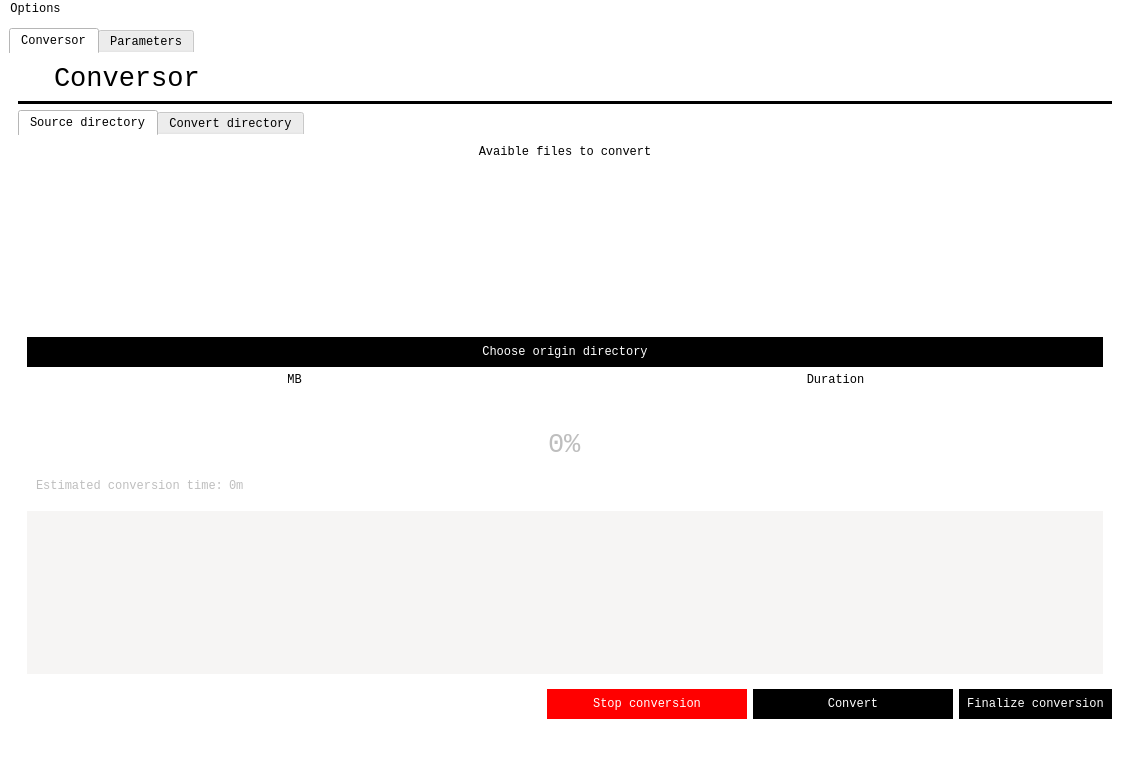
<?xml version="1.0" encoding="UTF-8"?>
<ui version="4.0">
 <class>MainWindow</class>
 <widget class="QMainWindow" name="MainWindow">
  <property name="geometry">
   <rect>
    <x>0</x>
    <y>0</y>
    <width>1130</width>
    <height>759</height>
   </rect>
  </property>
  <property name="windowTitle">
   <string>MainWindow</string>
  </property>
  <property name="styleSheet">
   <string notr="true">QMainWindow,QFrame,QTabWidget,QWidget {
	font-family: mono;
	background: white;
}
QPushButton
{
	background: black;
	color: white;
	
	padding: 8px;
    border-width: 5px;
    border-radius: 0px solid;
    border-color: black;
}
QPushButton::pressed
{	
	background: white;
	color: black;
}
QPushButton::hover
{	
	background: rgb(100, 100, 100);
}
QTextEdit
{
	background: white;
}
QFrame {
	border: 0px;
	padding: 0px;
	margin: 0px;
}
QTreeView
{
	background: rgb(226, 226, 226)
}
QTabWidget
{
	border-radius: 0px;
	padding: 0px;
}

QTableWidget {
	padding: 10px;
}

QHeaderView::section {
    background-color: #000000;
    padding: 2px;
    border: 0px solid;
    font-size: 10pt;
	color: white;
}


QTableWidget {
    gridline-color: #fffff8;
    font-size: 12pt;
}

QTableWidget QTableCornerButton::section {
    background-color: #000000;
    border: 0px solid;
	color: white;
    padding: 2px;
}
QTableWidget QTableWidgetItem {
	padding: 3px;
	text-align: center;
}
</string>
  </property>
  <widget class="QWidget" name="centralwidget">
   <layout class="QGridLayout" name="gridLayout_2">
    <item row="0" column="1">
     <widget class="QTabWidget" name="tabWidget">
      <property name="currentIndex">
       <number>0</number>
      </property>
      <widget class="QWidget" name="conversio">
       <attribute name="title">
        <string>Conversor</string>
       </attribute>
       <layout class="QGridLayout" name="gridLayout_3">
        <item row="0" column="0">
         <layout class="QVBoxLayout" name="verticalLayout">
          <item>
           <layout class="QHBoxLayout" name="convertTitle">
            <item>
             <widget class="QLabel" name="label_7">
              <property name="sizePolicy">
               <sizepolicy hsizetype="Fixed" vsizetype="Fixed">
                <horstretch>30</horstretch>
                <verstretch>30</verstretch>
               </sizepolicy>
              </property>
              <property name="maximumSize">
               <size>
                <width>30</width>
                <height>30</height>
               </size>
              </property>
              <property name="text">
               <string/>
              </property>
              <property name="pixmap">
               <pixmap>arrow.png</pixmap>
              </property>
              <property name="scaledContents">
               <bool>true</bool>
              </property>
              <property name="wordWrap">
               <bool>false</bool>
              </property>
             </widget>
            </item>
            <item>
             <widget class="QLabel" name="label_3">
              <property name="sizePolicy">
               <sizepolicy hsizetype="Preferred" vsizetype="Fixed">
                <horstretch>0</horstretch>
                <verstretch>0</verstretch>
               </sizepolicy>
              </property>
              <property name="font">
               <font>
                <family>mono</family>
                <pointsize>20</pointsize>
                <italic>false</italic>
                <underline>false</underline>
               </font>
              </property>
              <property name="styleSheet">
               <string notr="true">* {
	padding: 0px;
}</string>
              </property>
              <property name="text">
               <string>Conversor</string>
              </property>
              <property name="alignment">
               <set>Qt::AlignLeading|Qt::AlignLeft|Qt::AlignVCenter</set>
              </property>
             </widget>
            </item>
           </layout>
          </item>
          <item>
           <widget class="Line" name="line">
            <property name="sizePolicy">
             <sizepolicy hsizetype="Expanding" vsizetype="Fixed">
              <horstretch>0</horstretch>
              <verstretch>0</verstretch>
             </sizepolicy>
            </property>
            <property name="styleSheet">
             <string notr="true">* {
	background-color: rgb(0, 0, 0);
}</string>
            </property>
            <property name="orientation">
             <enum>Qt::Horizontal</enum>
            </property>
           </widget>
          </item>
          <item>
           <widget class="QTabWidget" name="convertPanel">
            <property name="enabled">
             <bool>true</bool>
            </property>
            <property name="currentIndex">
             <number>0</number>
            </property>
            <widget class="QWidget" name="tab">
             <attribute name="title">
              <string>Source directory</string>
             </attribute>
             <layout class="QVBoxLayout" name="verticalLayout_2">
              <item>
               <layout class="QGridLayout" name="gridLayout">
                <item row="3" column="1">
                 <widget class="QLabel" name="sourceDuration">
                  <property name="styleSheet">
                   <string notr="true"/>
                  </property>
                  <property name="text">
                   <string>Duration</string>
                  </property>
                  <property name="alignment">
                   <set>Qt::AlignCenter</set>
                  </property>
                 </widget>
                </item>
                <item row="3" column="0">
                 <widget class="QLabel" name="sourceSize">
                  <property name="text">
                   <string>MB</string>
                  </property>
                  <property name="alignment">
                   <set>Qt::AlignCenter</set>
                  </property>
                 </widget>
                </item>
                <item row="1" column="0" colspan="2">
                 <widget class="FileTable" name="sourceTable">
                  <property name="font">
                   <font>
                    <family>mono</family>
                    <pointsize>12</pointsize>
                   </font>
                  </property>
                  <property name="styleSheet">
                   <string notr="true"/>
                  </property>
                 </widget>
                </item>
                <item row="0" column="0" colspan="2">
                 <widget class="QLabel" name="sourceDir">
                  <property name="text">
                   <string>Avaible files to convert</string>
                  </property>
                  <property name="alignment">
                   <set>Qt::AlignCenter</set>
                  </property>
                 </widget>
                </item>
                <item row="2" column="0" colspan="2">
                 <widget class="QPushButton" name="chooseSourceButton">
                  <property name="text">
                   <string>Choose origin directory</string>
                  </property>
                 </widget>
                </item>
               </layout>
              </item>
             </layout>
            </widget>
            <widget class="QWidget" name="tab_2">
             <attribute name="title">
              <string>Convert directory</string>
             </attribute>
             <layout class="QVBoxLayout" name="verticalLayout_4">
              <item>
               <layout class="QGridLayout" name="gridLayout_4">
                <item row="2" column="0" colspan="2">
                 <widget class="QPushButton" name="chooseTargetButton">
                  <property name="text">
                   <string>Choose conversion directory</string>
                  </property>
                 </widget>
                </item>
                <item row="3" column="0" colspan="2">
                 <widget class="QLabel" name="targetSize">
                  <property name="text">
                   <string>MB</string>
                  </property>
                  <property name="alignment">
                   <set>Qt::AlignCenter</set>
                  </property>
                 </widget>
                </item>
                <item row="1" column="0" colspan="2">
                 <widget class="FileTable" name="targetTable">
                  <property name="font">
                   <font>
                    <family>mono</family>
                    <pointsize>12</pointsize>
                   </font>
                  </property>
                 </widget>
                </item>
                <item row="0" column="0" colspan="2">
                 <widget class="QLabel" name="targetDir">
                  <property name="text">
                   <string>Converted files</string>
                  </property>
                  <property name="alignment">
                   <set>Qt::AlignCenter</set>
                  </property>
                 </widget>
                </item>
               </layout>
              </item>
             </layout>
            </widget>
           </widget>
          </item>
          <item>
           <widget class="QFrame" name="convertStatus">
            <property name="frameShape">
             <enum>QFrame::StyledPanel</enum>
            </property>
            <property name="frameShadow">
             <enum>QFrame::Raised</enum>
            </property>
            <layout class="QVBoxLayout" name="verticalLayout_5">
             <item>
              <widget class="QFrame" name="frame_2">
               <property name="sizePolicy">
                <sizepolicy hsizetype="Minimum" vsizetype="Fixed">
                 <horstretch>0</horstretch>
                 <verstretch>0</verstretch>
                </sizepolicy>
               </property>
               <property name="frameShape">
                <enum>QFrame::StyledPanel</enum>
               </property>
               <property name="frameShadow">
                <enum>QFrame::Raised</enum>
               </property>
               <layout class="QGridLayout" name="gridLayout_9">
                <item row="1" column="1">
                 <widget class="QLabel" name="etaValue">
                  <property name="enabled">
                   <bool>false</bool>
                  </property>
                  <property name="sizePolicy">
                   <sizepolicy hsizetype="Preferred" vsizetype="Fixed">
                    <horstretch>0</horstretch>
                    <verstretch>0</verstretch>
                   </sizepolicy>
                  </property>
                  <property name="text">
                   <string>0m</string>
                  </property>
                 </widget>
                </item>
                <item row="1" column="0">
                 <widget class="QLabel" name="etaLabel">
                  <property name="enabled">
                   <bool>false</bool>
                  </property>
                  <property name="sizePolicy">
                   <sizepolicy hsizetype="Preferred" vsizetype="Fixed">
                    <horstretch>0</horstretch>
                    <verstretch>0</verstretch>
                   </sizepolicy>
                  </property>
                  <property name="text">
                   <string>Estimated conversion time:</string>
                  </property>
                 </widget>
                </item>
                <item row="1" column="2">
                 <spacer name="horizontalSpacer_4">
                  <property name="orientation">
                   <enum>Qt::Horizontal</enum>
                  </property>
                  <property name="sizeHint" stdset="0">
                   <size>
                    <width>40</width>
                    <height>20</height>
                   </size>
                  </property>
                 </spacer>
                </item>
                <item row="0" column="0" colspan="3">
                 <widget class="QProgressBar" name="convertProgress">
                  <property name="enabled">
                   <bool>false</bool>
                  </property>
                  <property name="minimumSize">
                   <size>
                    <width>0</width>
                    <height>50</height>
                   </size>
                  </property>
                  <property name="font">
                   <font>
                    <family>mono</family>
                    <pointsize>20</pointsize>
                   </font>
                  </property>
                  <property name="styleSheet">
                   <string notr="true">QProgressBar:horizontal {
text-align: center;
border-radius: 0px;
}
QProgressBar::chunk:horizontal {
background: rgb(80, 240, 80);
}</string>
                  </property>
                  <property name="value">
                   <number>0</number>
                  </property>
                  <property name="textVisible">
                   <bool>true</bool>
                  </property>
                  <property name="invertedAppearance">
                   <bool>false</bool>
                  </property>
                 </widget>
                </item>
               </layout>
              </widget>
             </item>
             <item>
              <widget class="QTextBrowser" name="convertOutput">
               <property name="enabled">
                <bool>true</bool>
               </property>
               <property name="sizePolicy">
                <sizepolicy hsizetype="Expanding" vsizetype="Expanding">
                 <horstretch>0</horstretch>
                 <verstretch>0</verstretch>
                </sizepolicy>
               </property>
               <property name="minimumSize">
                <size>
                 <width>0</width>
                 <height>2</height>
                </size>
               </property>
               <property name="maximumSize">
                <size>
                 <width>16777215</width>
                 <height>16777215</height>
                </size>
               </property>
               <property name="styleSheet">
                <string notr="true">* { 
	background: rgb(246, 245, 244);
}</string>
               </property>
               <property name="html">
                <string notr="true">&lt;!DOCTYPE HTML PUBLIC &quot;-//W3C//DTD HTML 4.0//EN&quot; &quot;http://www.w3.org/TR/REC-html40/strict.dtd&quot;&gt;
&lt;html&gt;&lt;head&gt;&lt;meta name=&quot;qrichtext&quot; content=&quot;1&quot; /&gt;&lt;style type=&quot;text/css&quot;&gt;
p, li { white-space: pre-wrap; }
&lt;/style&gt;&lt;/head&gt;&lt;body style=&quot; font-family:'mono'; font-size:11pt; font-weight:400; font-style:normal;&quot;&gt;
&lt;p style=&quot;-qt-paragraph-type:empty; margin-top:0px; margin-bottom:0px; margin-left:0px; margin-right:0px; -qt-block-indent:0; text-indent:0px;&quot;&gt;&lt;br /&gt;&lt;/p&gt;&lt;/body&gt;&lt;/html&gt;</string>
               </property>
              </widget>
             </item>
            </layout>
           </widget>
          </item>
          <item>
           <layout class="QHBoxLayout" name="convertControls">
            <item>
             <spacer name="horizontalSpacer">
              <property name="orientation">
               <enum>Qt::Horizontal</enum>
              </property>
              <property name="sizeHint" stdset="0">
               <size>
                <width>40</width>
                <height>20</height>
               </size>
              </property>
             </spacer>
            </item>
            <item>
             <widget class="QLabel" name="convertResult">
              <property name="enabled">
               <bool>false</bool>
              </property>
              <property name="text">
               <string/>
              </property>
             </widget>
            </item>
            <item>
             <spacer name="horizontalSpacer_3">
              <property name="orientation">
               <enum>Qt::Horizontal</enum>
              </property>
              <property name="sizeType">
               <enum>QSizePolicy::Fixed</enum>
              </property>
              <property name="sizeHint" stdset="0">
               <size>
                <width>40</width>
                <height>30</height>
               </size>
              </property>
             </spacer>
            </item>
            <item>
             <widget class="QPushButton" name="killButton">
              <property name="enabled">
               <bool>false</bool>
              </property>
              <property name="minimumSize">
               <size>
                <width>200</width>
                <height>0</height>
               </size>
              </property>
              <property name="styleSheet">
               <string notr="true">*{ 
	background: red;
	color: white;
}
QPushButton::hover
{
	background: rgb(255, 106, 106);
}
QPushButton::pressed
{
	background: rgb(209, 0, 0);
}
</string>
              </property>
              <property name="text">
               <string>Stop conversion</string>
              </property>
             </widget>
            </item>
            <item>
             <widget class="QPushButton" name="convertButton">
              <property name="minimumSize">
               <size>
                <width>200</width>
                <height>0</height>
               </size>
              </property>
              <property name="styleSheet">
               <string notr="true"/>
              </property>
              <property name="text">
               <string>Convert</string>
              </property>
             </widget>
            </item>
            <item>
             <widget class="QPushButton" name="endConvertButton">
              <property name="text">
               <string>Finalize conversion</string>
              </property>
             </widget>
            </item>
           </layout>
          </item>
         </layout>
        </item>
       </layout>
      </widget>
      <widget class="QWidget" name="parametres">
       <attribute name="title">
        <string>Parameters</string>
       </attribute>
       <layout class="QGridLayout" name="gridLayout_5">
        <item row="0" column="0">
         <layout class="QVBoxLayout" name="verticalLayout_3">
          <item>
           <layout class="QHBoxLayout" name="horizontalLayout_6">
            <item>
             <widget class="QLabel" name="label_8">
              <property name="sizePolicy">
               <sizepolicy hsizetype="Fixed" vsizetype="Fixed">
                <horstretch>30</horstretch>
                <verstretch>30</verstretch>
               </sizepolicy>
              </property>
              <property name="maximumSize">
               <size>
                <width>30</width>
                <height>30</height>
               </size>
              </property>
              <property name="text">
               <string/>
              </property>
              <property name="pixmap">
               <pixmap>arrow.png</pixmap>
              </property>
              <property name="scaledContents">
               <bool>true</bool>
              </property>
              <property name="wordWrap">
               <bool>false</bool>
              </property>
             </widget>
            </item>
            <item>
             <widget class="QLabel" name="label_4">
              <property name="font">
               <font>
                <family>mono</family>
                <pointsize>20</pointsize>
                <italic>false</italic>
                <underline>false</underline>
               </font>
              </property>
              <property name="styleSheet">
               <string notr="true">* {
	padding: 0px;
}</string>
              </property>
              <property name="text">
               <string>Parameters</string>
              </property>
              <property name="alignment">
               <set>Qt::AlignLeading|Qt::AlignLeft|Qt::AlignVCenter</set>
              </property>
             </widget>
            </item>
           </layout>
          </item>
          <item>
           <widget class="Line" name="line_2">
            <property name="sizePolicy">
             <sizepolicy hsizetype="Expanding" vsizetype="Fixed">
              <horstretch>0</horstretch>
              <verstretch>0</verstretch>
             </sizepolicy>
            </property>
            <property name="styleSheet">
             <string notr="true">* {
	background-color: rgb(0, 0, 0);
}</string>
            </property>
            <property name="orientation">
             <enum>Qt::Horizontal</enum>
            </property>
           </widget>
          </item>
          <item>
           <spacer name="verticalSpacer_4">
            <property name="orientation">
             <enum>Qt::Vertical</enum>
            </property>
            <property name="sizeType">
             <enum>QSizePolicy::Fixed</enum>
            </property>
            <property name="sizeHint" stdset="0">
             <size>
              <width>20</width>
              <height>50</height>
             </size>
            </property>
           </spacer>
          </item>
          <item>
           <widget class="QGroupBox" name="groupBox">
            <property name="title">
             <string>Conversion Type</string>
            </property>
            <layout class="QGridLayout" name="gridLayout_6">
             <item row="1" column="0">
              <widget class="QCheckBox" name="transformOption">
               <property name="styleSheet">
                <string notr="true"/>
               </property>
               <property name="text">
                <string>Transform to extension:</string>
               </property>
              </widget>
             </item>
             <item row="1" column="1">
              <widget class="QLineEdit" name="transformType">
               <property name="sizePolicy">
                <sizepolicy hsizetype="Minimum" vsizetype="Fixed">
                 <horstretch>0</horstretch>
                 <verstretch>0</verstretch>
                </sizepolicy>
               </property>
               <property name="styleSheet">
                <string notr="true">* { 
	border: 0px solid;
	background: rgb(246, 245, 244);
}</string>
               </property>
               <property name="placeholderText">
                <string>mp4</string>
               </property>
              </widget>
             </item>
            </layout>
           </widget>
          </item>
          <item>
           <widget class="QGroupBox" name="groupBox_2">
            <property name="title">
             <string>Video Resolution</string>
            </property>
            <layout class="QGridLayout" name="gridLayout_7">
             <item row="0" column="0" colspan="3">
              <widget class="QRadioButton" name="reduceOption">
               <property name="styleSheet">
                <string notr="true"/>
               </property>
               <property name="text">
                <string>Scale to half of the original</string>
               </property>
              </widget>
             </item>
             <item row="1" column="2">
              <widget class="QFrame" name="frame_3">
               <property name="frameShape">
                <enum>QFrame::StyledPanel</enum>
               </property>
               <property name="frameShadow">
                <enum>QFrame::Raised</enum>
               </property>
               <layout class="QHBoxLayout" name="horizontalLayout_8">
                <item>
                 <widget class="QFrame" name="frame_4">
                  <property name="frameShape">
                   <enum>QFrame::StyledPanel</enum>
                  </property>
                  <property name="frameShadow">
                   <enum>QFrame::Raised</enum>
                  </property>
                  <layout class="QHBoxLayout" name="horizontalLayout_9">
                   <property name="spacing">
                    <number>5</number>
                   </property>
                   <property name="leftMargin">
                    <number>0</number>
                   </property>
                   <property name="topMargin">
                    <number>0</number>
                   </property>
                   <property name="rightMargin">
                    <number>0</number>
                   </property>
                   <property name="bottomMargin">
                    <number>0</number>
                   </property>
                   <item>
                    <widget class="QLineEdit" name="reduceWidth">
                     <property name="styleSheet">
                      <string notr="true">* { 
	border: 0px solid;
	background: rgb(246, 245, 244);
}</string>
                     </property>
                     <property name="placeholderText">
                      <string>1280</string>
                     </property>
                    </widget>
                   </item>
                   <item>
                    <widget class="QLineEdit" name="reduceHeight">
                     <property name="styleSheet">
                      <string notr="true">* { 
	border: 0px solid;
	background: rgb(246, 245, 244);
}</string>
                     </property>
                     <property name="placeholderText">
                      <string>720</string>
                     </property>
                    </widget>
                   </item>
                  </layout>
                 </widget>
                </item>
               </layout>
              </widget>
             </item>
             <item row="1" column="0">
              <widget class="QRadioButton" name="reduceToOption">
               <property name="styleSheet">
                <string notr="true"/>
               </property>
               <property name="text">
                <string>Scale to</string>
               </property>
              </widget>
             </item>
             <item row="1" column="1">
              <spacer name="horizontalSpacer_5">
               <property name="orientation">
                <enum>Qt::Horizontal</enum>
               </property>
               <property name="sizeHint" stdset="0">
                <size>
                 <width>40</width>
                 <height>20</height>
                </size>
               </property>
              </spacer>
             </item>
            </layout>
           </widget>
          </item>
          <item>
           <widget class="QGroupBox" name="groupBox_3">
            <property name="title">
             <string>Volume Manipulation</string>
            </property>
            <layout class="QGridLayout" name="gridLayout_8">
             <item row="0" column="2">
              <widget class="QSlider" name="audioScaleSlider">
               <property name="maximum">
                <number>200</number>
               </property>
               <property name="value">
                <number>100</number>
               </property>
               <property name="orientation">
                <enum>Qt::Horizontal</enum>
               </property>
              </widget>
             </item>
             <item row="0" column="1">
              <spacer name="horizontalSpacer_2">
               <property name="orientation">
                <enum>Qt::Horizontal</enum>
               </property>
               <property name="sizeHint" stdset="0">
                <size>
                 <width>40</width>
                 <height>20</height>
                </size>
               </property>
              </spacer>
             </item>
             <item row="0" column="3">
              <widget class="QLabel" name="audioScaleCount">
               <property name="sizePolicy">
                <sizepolicy hsizetype="Fixed" vsizetype="Preferred">
                 <horstretch>0</horstretch>
                 <verstretch>0</verstretch>
                </sizepolicy>
               </property>
               <property name="minimumSize">
                <size>
                 <width>100</width>
                 <height>0</height>
                </size>
               </property>
               <property name="text">
                <string>100</string>
               </property>
               <property name="alignment">
                <set>Qt::AlignCenter</set>
               </property>
              </widget>
             </item>
             <item row="0" column="0">
              <widget class="QRadioButton" name="audioScale">
               <property name="text">
                <string>Audio Scale</string>
               </property>
              </widget>
             </item>
             <item row="1" column="0">
              <widget class="QRadioButton" name="normalizeAudio">
               <property name="text">
                <string>Normalize Audio</string>
               </property>
              </widget>
             </item>
            </layout>
           </widget>
          </item>
          <item>
           <spacer name="verticalSpacer">
            <property name="orientation">
             <enum>Qt::Vertical</enum>
            </property>
            <property name="sizeHint" stdset="0">
             <size>
              <width>20</width>
              <height>40</height>
             </size>
            </property>
           </spacer>
          </item>
         </layout>
        </item>
       </layout>
      </widget>
     </widget>
    </item>
   </layout>
  </widget>
  <widget class="QMenuBar" name="menubar">
   <property name="geometry">
    <rect>
     <x>0</x>
     <y>0</y>
     <width>1130</width>
     <height>25</height>
    </rect>
   </property>
   <widget class="QMenu" name="menuOptions">
    <property name="title">
     <string>Options</string>
    </property>
    <addaction name="actionLanguage"/>
   </widget>
   <addaction name="menuOptions"/>
  </widget>
  <widget class="QStatusBar" name="statusbar"/>
  <action name="actionLanguage">
   <property name="text">
    <string>Language...</string>
   </property>
  </action>
 </widget>
 <customwidgets>
  <customwidget>
   <class>FileTable</class>
   <extends>QTableWidget</extends>
   <header>filetable.h</header>
  </customwidget>
 </customwidgets>
 <resources/>
 <connections>
  <connection>
   <sender>audioScaleSlider</sender>
   <signal>valueChanged(int)</signal>
   <receiver>audioScaleCount</receiver>
   <slot>setNum(int)</slot>
   <hints>
    <hint type="sourcelabel">
     <x>819</x>
     <y>431</y>
    </hint>
    <hint type="destinationlabel">
     <x>1058</x>
     <y>436</y>
    </hint>
   </hints>
  </connection>
  <connection>
   <sender>actionLanguage</sender>
   <signal>triggered()</signal>
   <receiver>MainWindow</receiver>
   <slot>showLanguageDialog()</slot>
   <hints>
    <hint type="sourcelabel">
     <x>-1</x>
     <y>-1</y>
    </hint>
    <hint type="destinationlabel">
     <x>564</x>
     <y>379</y>
    </hint>
   </hints>
  </connection>
 </connections>
 <slots>
  <slot>showLanguageDialog()</slot>
 </slots>
</ui>
